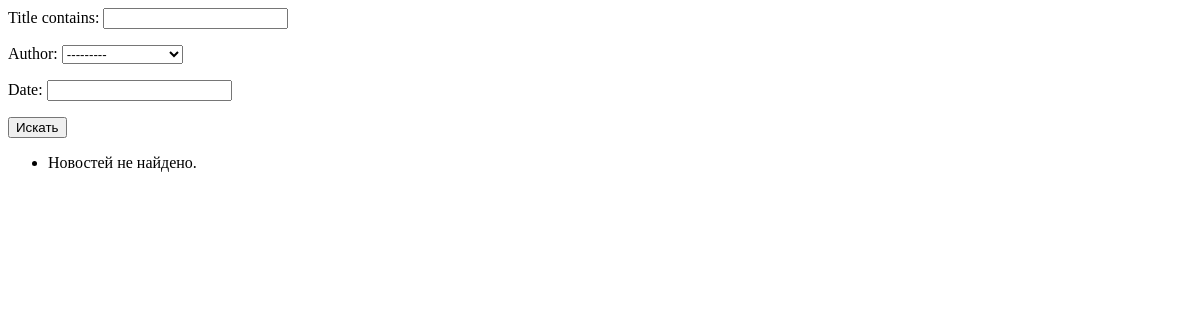
The page /news/search/ on the database as committed earlier.
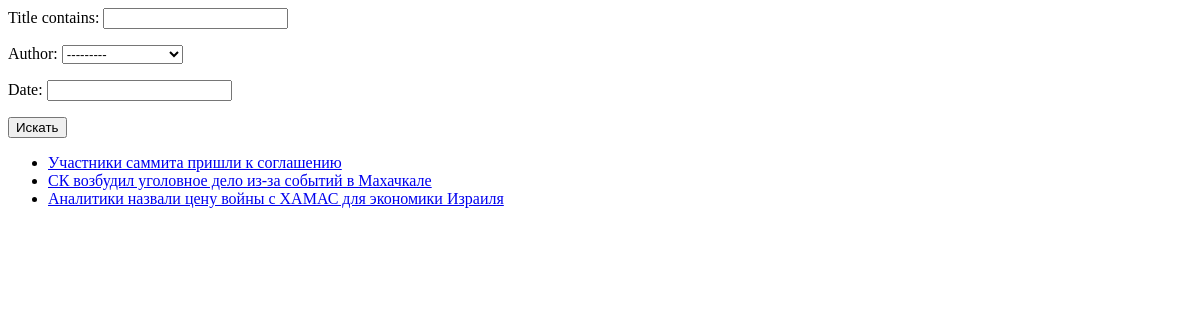
The same page on the database as committed later.
### economical_news/models.py (models this page shows)
class News(models.Model):
    author = models.ForeignKey(Author, on_delete=models.CASCADE, null=True, blank=True)
    title = models.CharField(max_length=255)
    date = models.DateTimeField(auto_now_add=True)
    text = models.TextField()

### economical_news/views.py (the view)
# urls.py: path('news/search/', search_news, name='search_news'),
def search_news(request):
    news_filter = NewsFilter(request.GET, queryset=News.objects.all())
    return render(request, 'economical_news/search_results.html', {'filter': news_filter})

### economical_news/templates/economical_news/search_results.html
{% block content %}
<form method="get">
    {{ filter.form.as_p }}
    <button type="submit">Искать</button>
</form>
<ul>
    {% for news in filter.qs %}
        <li>
            <a href="{% url 'news_detail' news.pk %}">{{ news.title }}</a>
        </li>
    {% empty %}
        <li>Новостей не найдено.</li>
    {% endfor %}
</ul>
{% endblock %}

Rows that differ between the two databases and show on the page:
added News: title "Участники саммита пришли к соглашению"
added News: title "СК возбудил уголовное дело из-за событий в Махачкале"
added News: title "Аналитики назвали цену войны с ХАМАС для экономики Израиля"
Other text that changed with them:
text no longer shown: "Новостей не найдено."
